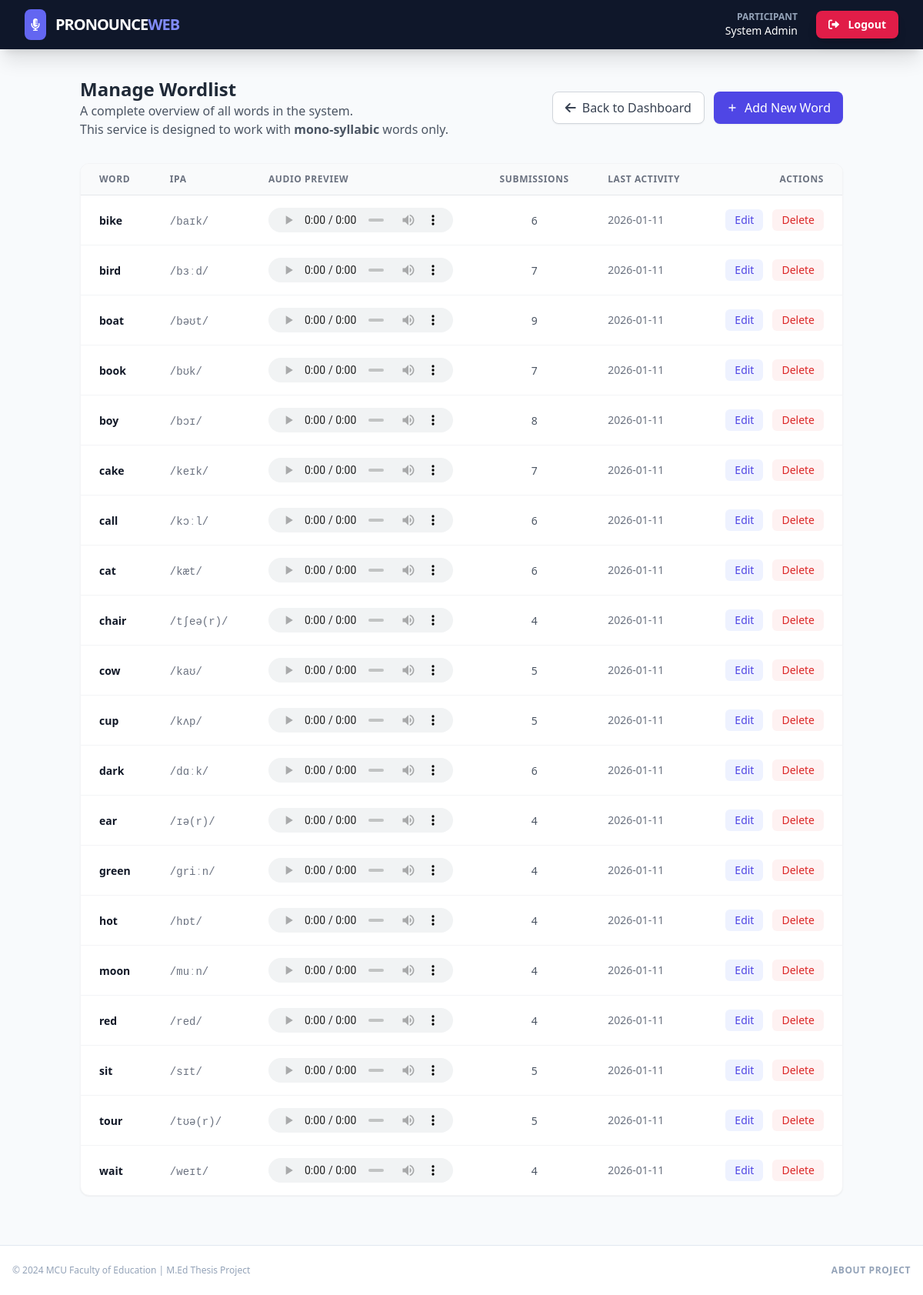
Screenshot of /dashboard/admin/words (signed in) with the database file from the repository.
### models.py (models this page shows, shortened)
class User(UserMixin, db.Model):
    __tablename__ = "users"
    id = db.Column(db.Integer, primary_key=True)
    username = db.Column(db.String(64), unique=True, index=True, nullable=False)
    password_hash = db.Column(db.String(256), nullable=False)
    first_name = db.Column(db.String(64), nullable=False)
    last_name = db.Column(db.String(64), nullable=False)
    student_id = db.Column(db.String(20), unique=True, nullable=True, index=True)
    role = db.Column(db.String(20), default="student", nullable=False)
    consented_at = db.Column(db.DateTime, nullable=True)
    created_at = db.Column(db.DateTime, default=lambda: datetime.now(timezone.utc))
    submissions = db.relationship("Submission", backref="user", lazy="dynamic")

class Word(db.Model):
    __tablename__ = "words"
    id = db.Column(db.Integer, primary_key=True)
    text = db.Column(db.String(64), unique=True, nullable=False)  # e.g., 'moon'
    sequence_order = db.Column(db.Integer, nullable=False)  # 1 to 20
    ipa = db.Column(db.String(64), nullable=True)  # e.g., /muːn/
    vowels = db.Column(db.String(64), nullable=True)  # e.g., uː
    stressed_vowel = db.Column(db.String(10), nullable=True)  # e.g., uː
    audio_path = db.Column(db.String(256), nullable=True)  # Path to MP3
    submissions = db.relationship("Submission", backref="target_word", lazy="dynamic")

### dashboard_routes.py (the view)
@dashboards.route("/admin/words")
@login_required
def manage_all_words():
    if current_user.role != "admin":
        flash("Access denied.", "danger")
        return redirect(url_for("index"))
    words = Word.query.order_by(Word.text).all()
    word_stats = []
    for word in words:
        submission_count = word.submissions.count()
        last_submission = word.submissions.order_by(Submission.timestamp.desc()).first()
        word_stats.append(
            {
                "word": word,
                "submission_count": submission_count,
                "last_submission_str": (
                    last_submission.timestamp.strftime("%Y-%m-%d")
                    if last_submission
                    else "Never"
                ),
            }
        )
    return render_template("dashboards/manage_all_words.html", word_stats=word_stats)

### flask_app.py (called while the page is built, shortened)
@login_manager.user_loader
def load_user(user_id: str) -> User | None:
    return User.query.get(int(user_id))

@app.before_request
def check_for_maintenance() -> Any:
    from flask import redirect, url_for

### models.py (called while the page is built)
    @staticmethod
    def get(key: str, default: str | None = None) -> str | None:
        config = SystemConfig.query.filter_by(key=key).first()
        return config.value if config else default

    @staticmethod
    def get_bool(key: str, default: bool = False) -> bool:
        val = SystemConfig.get(key)
        if val is None:
            return default
        return val.lower() in ["true", "1", "t", "y", "yes"]

### templates/dashboards/manage_all_words.html (shortened to what this page needs)
{% extends "base.html" %}
{% block content %}
<div class="container mx-auto px-4 py-8">
    <div class="flex flex-col md:flex-row justify-between items-start md:items-center mb-8 gap-4">
        <div>
            <h1 class="text-2xl font-bold text-gray-800">Manage Wordlist</h1>
            <p class="text-gray-600">A complete overview of all words in the system.</p>
            <p class="text-gray-600">This service is designed to work with <strong>mono-syllabic</strong> words only.
            </p>
        </div>
        <div class="flex gap-3">
            <a href="{{ url_for('dashboards.admin_dashboard') }}"
                class="bg-white border border-gray-300 text-gray-700 px-4 py-2 rounded-lg hover:bg-gray-50 transition shadow-sm flex items-center gap-2">
                <i class="fas fa-arrow-left"></i>
                Back to Dashboard
            </a>
            <a href="{{ url_for('dashboards.add_word', next=url_for('dashboards.manage_all_words')) }}"
                class="bg-indigo-600 text-white px-4 py-2 rounded-lg hover:bg-indigo-700 transition shadow-sm flex items-center gap-2">
                <svg class="w-4 h-4" fill="none" stroke="currentColor" viewBox="0 0 24 24">
                    <path stroke-linecap="round" stroke-linejoin="round" stroke-width="2"
                        d="M12 6v6m0 0v6m0-6h6m-6 0H6"></path>
                </svg>
                Add New Word
            </a>
        </div>
    </div>
    <div class="bg-white rounded-xl shadow-sm border border-gray-100 overflow-hidden">
        <div class="overflow-x-auto">
            <table class="w-full text-left border-collapse">
                <thead class="bg-gray-50 border-b border-gray-200">
                    <tr>
                        <th class="px-6 py-3 text-xs font-semibold text-gray-500 uppercase tracking-wider">Word</th>
                        <th class="px-6 py-3 text-xs font-semibold text-gray-500 uppercase tracking-wider">IPA</th>
                        <th class="px-6 py-3 text-xs font-semibold text-gray-500 uppercase tracking-wider">Audio Preview
                        </th>
                        <th class="px-6 py-3 text-xs font-semibold text-gray-500 uppercase tracking-wider text-center">
                            Submissions</th>
                        <th class="px-6 py-3 text-xs font-semibold text-gray-500 uppercase tracking-wider">Last Activity
                        </th>
                        <th class="px-6 py-3 text-xs font-semibold text-gray-500 uppercase tracking-wider text-right">
                            Actions</th>
                    </tr>
                </thead>
                <tbody class="divide-y divide-gray-100">
                    {% for word_stat in word_stats %}
                    <tr class="hover:bg-gray-50 transition-colors">
                        <td class="px-6 py-4 whitespace-nowrap">
                            <span class="text-sm font-bold text-gray-900">{{ word_stat.word.text }}</span>
                        </td>
                        <td class="px-6 py-4 whitespace-nowrap">
                            <span class="text-sm text-gray-500 font-mono">{{ word_stat.word.ipa }}</span>
                        </td>
                        <td class="px-6 py-4 whitespace-nowrap">
                            {% if word_stat.word.audio_path %}
                            <audio controls class="h-8 w-60"
                                src="{{ url_for('static', filename=word_stat.word.audio_path) }}"></audio>
                            {% else %}
                            <span class="text-xs text-gray-400">No audio</span>
                            {% endif %}
                        </td>
                        <td class="px-6 py-4 whitespace-nowrap text-center">
                            <span class="text-sm text-gray-600">{{ word_stat.submission_count }}</span>
                        </td>
                        <td class="px-6 py-4 whitespace-nowrap text-sm text-gray-500">
                            {{ word_stat.last_submission_str }}
                        </td>
                        <td class="px-6 py-4 whitespace-nowrap text-right text-sm font-medium">
                            <div class="flex justify-end gap-3">
                                <a href="{{ url_for('dashboards.edit_word', word_id=word_stat.word.id, next=url_for('dashboards.manage_all_words')) }}"
                                    class="px-3 py-1 rounded-md transition bg-indigo-50 text-indigo-600 hover:bg-indigo-100 hover:text-indigo-900">Edit</a>
                                {% set delete_url = url_for('dashboards.delete_word', word_id=word_stat.word.id, next=url_for('dashboards.manage_all_words')) %}
                                <button
                                    onclick="openWordDeleteModal('{{ word_stat.word.id }}', '{{ word_stat.word.text }}', '{{ delete_url }}')"
                                    class="px-3 py-1 rounded-md transition bg-red-50 text-red-600 hover:bg-red-100 hover:text-red-900">
                                    Delete
                                </button>
                            </div>
                        </td>
                    </tr>
                    {% endfor %}
                </tbody>
            </table>
        </div>
    </div>
</div>
{% endblock %}

### templates/base.html (shortened to what this page needs)
<!DOCTYPE html>
<html lang="en">
<head>
    <script src="https://cdn.tailwindcss.com"></script>
    <link href="https://cdnjs.cloudflare.com/ajax/libs/font-awesome/6.0.0/css/all.min.css" rel="stylesheet">
    <link rel="stylesheet" href="{{ url_for('static', filename='css/styles.css') }}">
</head>
<body class="bg-slate-50 font-sans text-slate-900 flex flex-col min-h-screen">
    <nav class="bg-slate-900 text-white shadow-xl sticky top-0 z-50">
        <div class="max-w-7xl mx-auto px-4 sm:px-6 lg:px-8">
            <div class="flex items-center justify-between h-16">
                <div class="flex items-center">
                    <a href="{{ url_for('index') }}" class="flex items-center space-x-3 group">
                        <div class="bg-indigo-500 p-2 rounded-lg group-hover:bg-indigo-400 transition">
                            <i class="fas fa-microphone-lines text-white"></i>
                        </div>
                        <span class="font-black text-xl tracking-tighter uppercase">Pronounce<span
                                class="text-indigo-400">Web</span></span>
                    </a>
                </div>
                <div class="flex items-center space-x-6">
                    {% if current_user.is_authenticated %}
                    <div class="hidden md:flex flex-col items-end">
                        <span class="text-xs font-bold text-slate-400 uppercase">Participant</span>
                        <span class="text-sm font-medium">{{ current_user.first_name }} {{ current_user.last_name
                            }}</span>
                    </div>
                    <a href="{{ url_for('auth.logout') }}"
                        class="bg-rose-600 hover:bg-rose-700 text-white px-4 py-2 rounded-lg text-sm font-bold transition shadow-lg">
                        <i class="fas fa-sign-out-alt mr-2"></i> Logout
                    </a>
                    {% else %}
                    <a href="{{ url_for('auth.login') }}"
                        class="text-slate-300 hover:text-white font-bold text-sm">Login</a>
                    <a href="{{ url_for('auth.register') }}"
                        class="bg-indigo-600 hover:bg-indigo-700 px-4 py-2 rounded-lg text-sm font-bold transition">Register</a>
                    {% endif %}
                </div>
            </div>
        </div>
    </nav>
    <main class="flex-grow">
        <div
            class="max-w-7xl mx-auto pt-1 man you sure that's the second that she's in the government 0 pb-8 px-4 sm:px-6 lg:px-8">
            {% block content %}{% endblock %}
        </div>
    </main>
    <footer class="bg-white border-t border-slate-200 py-6 mt-auto">
        <div class="max-w-7xl mx-auto px-4 flex flex-col md:flex-row justify-between items-center gap-4">
            <p class="text-slate-400 text-xs font-medium">
                &copy; 2024 MCU Faculty of Education | M.Ed Thesis Project
            </p>
            <div class="flex items-center gap-6">
                <a href="{{ url_for('about') }}"
                    class="text-slate-400 hover:text-indigo-600 text-xs font-bold uppercase tracking-wider transition">About
                    Project</a>
            </div>
        </div>
    </footer>
</body>
</html>

### rows the page displays
User: first_name "System", last_name "Admin"
Word: word.text "bike", word.ipa "/baɪk/"
Word: word.text "bird", word.ipa "/bɜːd/"
Word: word.text "boat", word.ipa "/bəʊt/"
Word: word.text "book", word.ipa "/bʊk/"
Word: word.text "boy", word.ipa "/bɔɪ/"
Word: word.text "cake", word.ipa "/keɪk/"
Word: word.text "call", word.ipa "/kɔːl/"
Word: word.text "cat", word.ipa "/kæt/"
Word: word.text "chair", word.ipa "/tʃeə(r)/"
Word: word.text "cow", word.ipa "/kaʊ/"
Word: word.text "cup", word.ipa "/kʌp/"
Word: word.text "dark", word.ipa "/dɑːk/"
Word: word.text "ear", word.ipa "/ɪə(r)/"
Word: word.text "green", word.ipa "/ɡriːn/"
Word: word.text "hot", word.ipa "/hɒt/"
Word: word.text "moon", word.ipa "/muːn/"
Word: word.text "red", word.ipa "/red/"
Word: word.text "sit", word.ipa "/sɪt/"
Word: word.text "tour", word.ipa "/tʊə(r)/"
Word: word.text "wait", word.ipa "/weɪt/"

### other values shown
{{ word_stat.submission_count }} "6" "7" "9" "7" "8" "7" "6" "6" "4" "5" "5" "6" "4" "4" "4" "4" "4" "5" "5" "4"
{{ word_stat.last_submission_str }} "2026-01-11" "2026-01-11" "2026-01-11" "2026-01-11" "2026-01-11" "2026-01-11" "2026-01-11" "2026-01-11" "2026-01-11" "2026-01-11" "2026-01-11" "2026-01-11" "2026-01-11" "2026-01-11" "2026-01-11" "2026-01-11" "2026-01-11" "2026-01-11" "2026-01-11" "2026-01-11"
